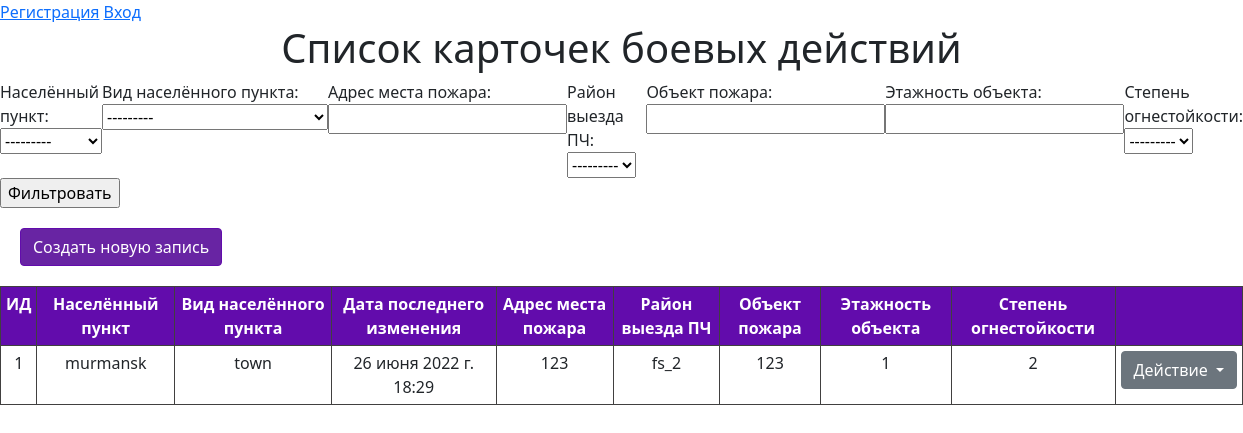
The page / on the database its author committed.
### fire/models.py (models this page shows)
class GeneralData(models.Model):
    sattelment_choices = [("murmansk", "Мурманск")]
    locality_type_choices = [
        ("town", "город"),
        ("village", "село"),
        ("township", "поселок"),
        ("station", "станция"),
        ("siding", "разъезд"),
        ("oth_locals", "иные населённые пункты"),
    ]
    pof_choices = [("fs_1", "1 ПСЧ"), ("fs_2", "2 ПСЧ")]
    dof_choices = [
        (1, "|"),
        (2, "||"),
        (3, "|||"),
    ]
    card_id = models.AutoField(primary_key=True)
    settlement = models.CharField(
        max_length=300, null=False, blank=False, choices=sattelment_choices
    )
    locality_type = models.CharField(
        max_length=300, null=False, blank=False, choices=locality_type_choices
    )
    address = models.CharField(max_length=300, null=False, blank=False)
    point_of_contact = models.CharField(
        max_length=300, null=False, blank=False, choices=pof_choices
    )
    fire_object = models.CharField(max_length=300, null=False, blank=False)
    floors_number = models.IntegerField(null=True, blank=True)
    degree_of_fireres = models.IntegerField(null=True, blank=True, choices=dof_choices)
    object_charact = models.TextField(null=False, blank=False)
    update = models.DateTimeField(auto_now=True, null=True, blank=True)

### fire/views.py (the view)
# urls.py: path('',views.index, name='index'),
def index(request):
    params = {}
    settlement = request.GET.get("settlement")
    if settlement:
        params["settlement"] = settlement
    locality_type = request.GET.get("locality_type")
    if locality_type:
        params["locality_type"] = locality_type
    address = request.GET.get("address")
    if address:
        params["address__contains"] = address
    point_of_contact = request.GET.get("point_of_contact")
    if point_of_contact:
        params["point_of_contact"] = point_of_contact
    fire_object = request.GET.get("fire_object")
    if fire_object:
        params["fire_object__contains"] = fire_object
    floors_number = request.GET.get("floors_number")
    if floors_number:
        params["floors_number"] = floors_number
    degree_of_fireres = request.GET.get("degree_of_fireres")
    if degree_of_fireres:
        params["degree_of_fireres"] = degree_of_fireres
    return render(
        request,
        "index.html",
        context={
            "cards": GeneralData.objects.filter(**params),
            "filter_form": GeneralDataFormFilter,
        },
    )

### fire/templates/index.html (shortened to what this page needs)
{% load static %}
<!DOCTYPE html>
<html lang="en">
<head>
    <link href="https://cdn.jsdelivr.net/npm/bootstrap@5.0.2/dist/css/bootstrap.min.css" rel="stylesheet" />
    <link rel="stylesheet" href="{% static 'main_style.css'%}" />
</head>
<body>
    {% if user.is_authenticated %}
    <a>Привет: {{ user.first_name }}</a>
    <a href={% url 'logout' %}>Выход</a> {% else %}
    <a href={% url 'register' %}>Регистрация</a>
    <a href={% url 'my-login' %}>Вход</a> {% endif %}
    <h1 class="cntr header">Список карточек боевых действий</h1>
    <form action={% url 'index' %} action="get">
        <div class="filter_form">
        <div>Населённый пункт: {{ filter_form.settlement }}</div>
        <div>Вид населённого пункта: {{ filter_form.locality_type }}</div>
        <div>Адрес места пожара: {{ filter_form.address }}</div>
        <div>Район выезда ПЧ: {{ filter_form.point_of_contact }}</div>
        <div>Объект пожара: {{ filter_form.fire_object }}</div>
        <div>Этажность объекта: {{ filter_form.floors_number }}</div>
        <div>Степень огнестойкости: {{ filter_form.degree_of_fireres }}</div>
    </div>
    <input type="submit" value="Фильтровать">
    </form>
    <a class="btn btn-primary marg butn-color" href={% url 'card-create' %} aria-pressed="true">Создать новую запись</a>
    <table id="app" class="table">
        <tr>
            <th>ИД</th>
            <th>Населённый пункт</th>
            <th>Вид населённого пункта</th>
            <th>Дата последнего изменения</th>
            <th>Адрес места пожара</th>
            <th>Район выезда ПЧ</th>
            <th>Объект пожара</th>
            <th>Этажность объекта</th>
            <th>Степень огнестойкости</th>
            <th></th>
        </tr>
        {% for card in cards %}
        <tr>
            <td>{{ card.card_id }}</td>
            <td>{{ card.settlement }}</td>
            <td>{{ card.locality_type }}</td>
            <td>{{ card.update }}</td>
            <td>{{ card.address }}</td>
            <td>{{ card.point_of_contact }}</td>
            <td>{{ card.fire_object }}</td>
            <td>{{ card.floors_number}}</td>
            <td>{{ card.degree_of_fireres }}</td>
            <td>
            <div class="dropdown">
                <a class="btn btn-secondary dropdown-toggle" href="#" role="button" id="dropdownMenuLink" data-bs-toggle="dropdown" aria-expanded="false">
                  Действие
                </a>
              </div>
            </td>
        </tr>
        {% endfor %}
    </table>
</body>
</html>

### fire/static/main_style.css (style rules this page uses)
* { font-family: Noto Sans, sans-serif !important; }
.table { width: 100%; margin-bottom: 20px; border: 1px solid #706d6d; border-collapse: collapse; }
.table th { font-weight: bold; padding: 5px; background: #620CAC; border: 1px solid #414040 !important; color: #ffffff; }
.table td { border: 1px solid #414040 !important; padding: 5px; }
.marg { margin: 20px; }
.cntr { text-align: center; }
th { text-align: center; }
td { text-align: center; }
.btn-primary { background-color: #6824a3; border-color: #620CAC; }
.filter_form { display: flex; }

### rows shown on the page
GeneralData: card_id "1", settlement "murmansk", locality_type "town", update "26 июня 2022 г. 18:29", address "123", point_of_contact "fs_2", fire_object "123", floors_number "1", degree_of_fireres "2"
